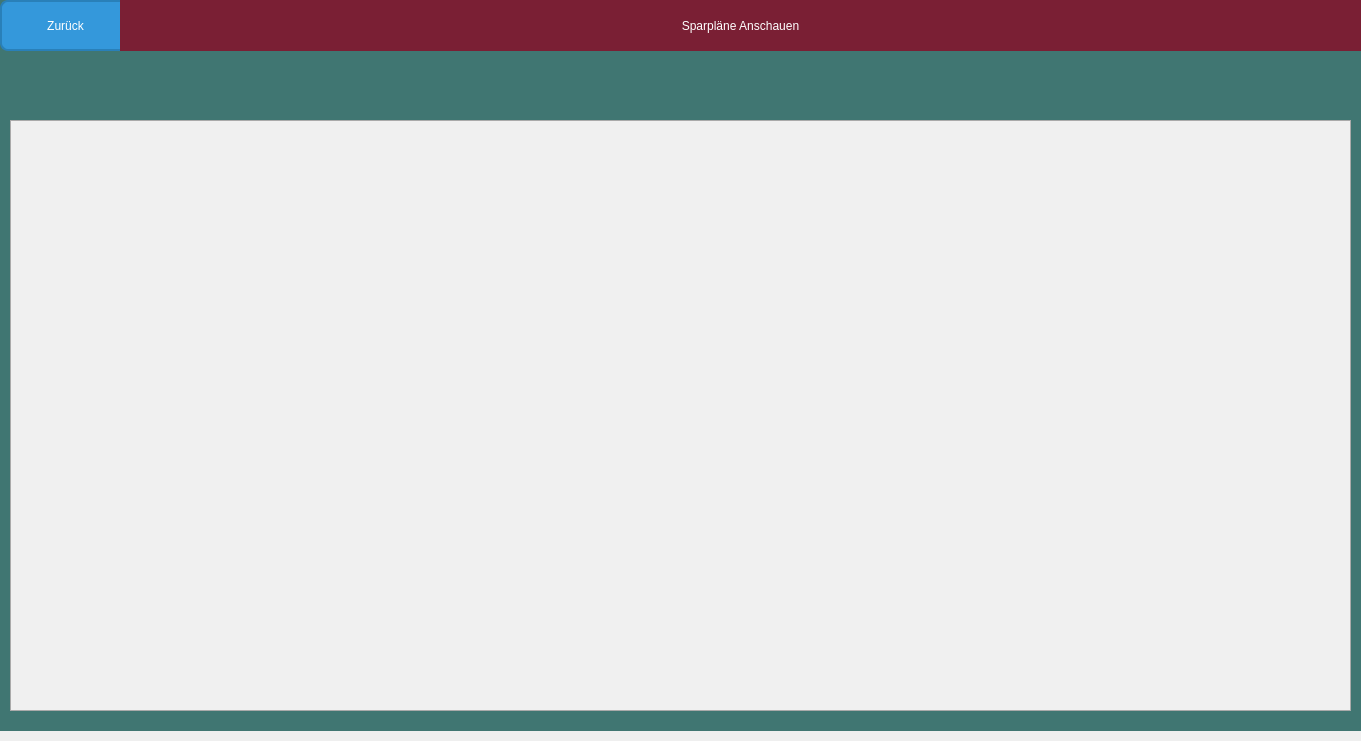
<?xml version="1.0" encoding="UTF-8"?>
<ui version="4.0">
 <class>SparplaeneAnschauen</class>
 <widget class="QWidget" name="SparplaeneAnschauen">
  <property name="geometry">
   <rect>
    <x>0</x>
    <y>0</y>
    <width>1361</width>
    <height>741</height>
   </rect>
  </property>
  <property name="windowTitle">
   <string>Form</string>
  </property>
  <widget class="QLabel" name="Header">
   <property name="geometry">
    <rect>
     <x>120</x>
     <y>0</y>
     <width>1241</width>
     <height>51</height>
    </rect>
   </property>
   <property name="styleSheet">
    <string notr="true">background-color: rgb(122, 31, 52);
font: 600 italic 15pt &quot;Segoe UI&quot;;
color: rgb(255, 255, 255);</string>
   </property>
   <property name="text">
    <string>Sparpläne Anschauen</string>
   </property>
   <property name="alignment">
    <set>Qt::AlignCenter</set>
   </property>
  </widget>
  <widget class="QPushButton" name="pushButtonZurueck">
   <property name="geometry">
    <rect>
     <x>0</x>
     <y>0</y>
     <width>131</width>
     <height>51</height>
    </rect>
   </property>
   <property name="styleSheet">
    <string notr="true">QPushButton {
    background-color: #3498db;
    color: #ffffff;
    font: 600 italic 15pt &quot;Segoe UI&quot;;
    padding: 10px 20px;
    border: 2px solid #2980b9;
    border-radius: 8px;
}

QPushButton:hover {
    background-color: #2980b9;
}

QPushButton:pressed {
    background-color: #1f618d;
}
</string>
   </property>
   <property name="text">
    <string>Zurück</string>
   </property>
  </widget>
  <widget class="QLabel" name="HauptLabel">
   <property name="geometry">
    <rect>
     <x>0</x>
     <y>0</y>
     <width>1361</width>
     <height>731</height>
    </rect>
   </property>
   <property name="styleSheet">
    <string notr="true">background-color: rgb(64, 118, 114);</string>
   </property>
   <property name="text">
    <string/>
   </property>
  </widget>
  <widget class="QTableView" name="tableView">
   <property name="geometry">
    <rect>
     <x>10</x>
     <y>120</y>
     <width>1341</width>
     <height>591</height>
    </rect>
   </property>
   <property name="font">
    <font>
     <family>600 11 25pt Segoe UI</family>
     <italic>true</italic>
    </font>
   </property>
   <property name="styleSheet">
    <string notr="true">QTableView {
        background-color: #f0f0f0;
        color: rgb(0, 0, 0);
    selection-background-color: #4286f4;
    selection-color: #ffffff;
    border: 1px solid #aaaaaa;
    font-family: 600 italic 25pt Segoe UI;
}

QTableView::item {
    padding: 5px;
    border-bottom: 1px solid #ddd;
}

QTableView::item:selected {
        background-color: #CDDC39;
    color: white;
}

QHeaderView::section {
        background-color: #4CAF50;
    color: white;
}</string>
   </property>
   <property name="sizeAdjustPolicy">
    <enum>QAbstractScrollArea::AdjustToContents</enum>
   </property>
   <property name="editTriggers">
    <set>QAbstractItemView::NoEditTriggers</set>
   </property>
   <property name="alternatingRowColors">
    <bool>true</bool>
   </property>
   <property name="textElideMode">
    <enum>Qt::ElideNone</enum>
   </property>
   <attribute name="horizontalHeaderShowSortIndicator" stdset="0">
    <bool>false</bool>
   </attribute>
   <attribute name="horizontalHeaderStretchLastSection">
    <bool>true</bool>
   </attribute>
  </widget>
  <zorder>HauptLabel</zorder>
  <zorder>pushButtonZurueck</zorder>
  <zorder>Header</zorder>
  <zorder>tableView</zorder>
 </widget>
 <resources/>
 <connections/>
</ui>
